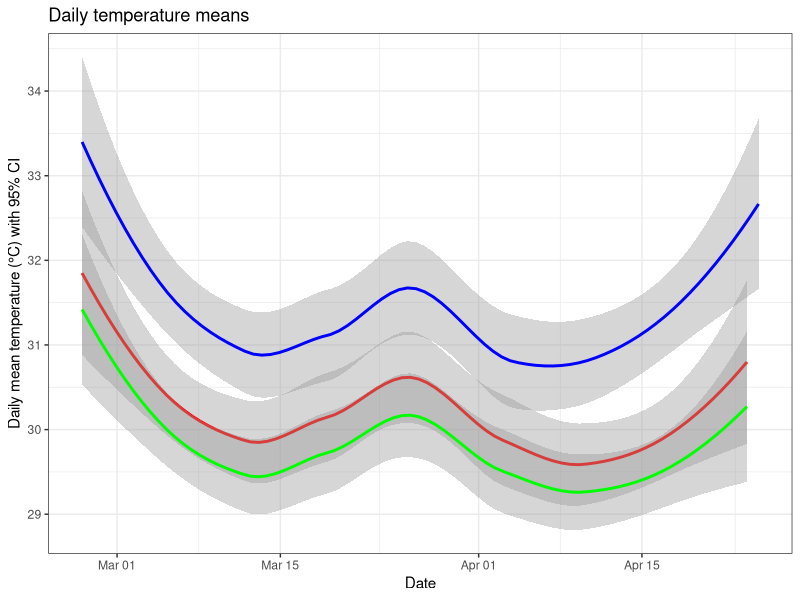
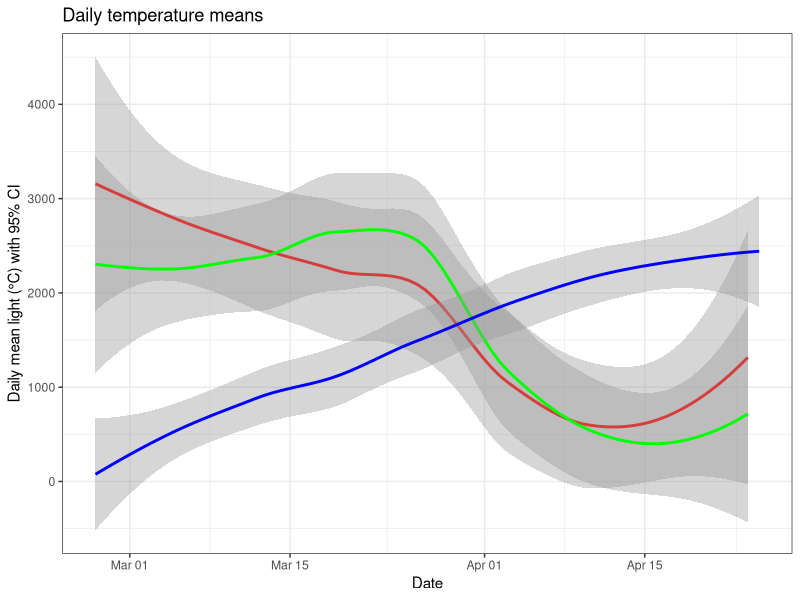

The R script that drew these images, in order:
## ---- chunk 1
knitr::opts_chunk$set(echo = FALSE, warning = FALSE, message = FALSE, dev="cairo_pdf")

library(tidyverse)
library(cowplot)
library(ggplot2)
setwd("C:/Users/Sophi/Documents/GitHub/TanakekeProject/URUVS/Datasheets")

## ---- chunk 2

# From here: https://rpubs.com/cgb-grupstra/moorea-hobo-20190314
# STILL NEED TO FILTURE OUT THE TIME BEFORE INSTALLATION

# #Later make a loop that goes through each month and combines each month of the same logger. 
# #I THINK it will look something like this:
# 
# monthlogs <- c("02", "03")
# Loggernames <- c("D6", "L4", "E5")
# 
# set blank df for each loggername
# 
# foorloop Loggernames()
# forloopmonth logs(read in dataset with monthlog and loggername in it, rename column headers and clean *as below*, then stack all datasets of one logger on top of eachother and save that as a df)

# Read in logger info

D6_HOBO <- read.csv("HOBO/D6_HOBOMASTER.csv")
L4_HOBO <- read.csv("HOBO/L4_HOBOMASTER.csv")
E5_HOBO <- read.csv("HOBO/E5_HOBOMASTER.csv")

colnames(D6_HOBO) <- c("unique", "date", "temp", "light")
#D6_HOBO$date <- as.Date(D6_HOBO$date, format = "%m/%d/%Y HH:MM:SS")

colnames(L4_HOBO) <- c("unique", "date", "temp", "light")
#L4_HOBO$date <- as.Date(L4_HOBO$date, format = "%m/%d/%Y HH:MM:SS")

colnames(E5_HOBO) <- c("unique", "date", "temp", "light")
#E5_HOBO$date <- as.Date(L4_HOBO$date, format = "%m/%d/%Y HH:MM:SS")

# PLOT WITH ALL POINTS. TAKES TOO LONG TO RENDER  
# ggplot() +
#   geom_point(data=D6_HOBO,aes(x=date,
#     y=temp), size = 1, alpha = 1/10, color = "red") +
#   geom_point(data=L4_HOBO,aes(x=date,
#     y=temp), size = 1, alpha = 1/10, color = "green") +
#   geom_point(data=E5_HOBO,aes(x=date,
#     y=temp), size = 1, alpha = 1/10, color = "blue")
# 
# ggplot() +
#   geom_point(data=D6_HOBO,aes(x=date,
#     y=light), size = 1, alpha = 1/10, color = "red") +
#   geom_point(data=L4_HOBO,aes(x=date,
#     y=light), size = 1, alpha = 1/10, color = "green") +
#   geom_point(data=E5_HOBO,aes(x=date,
#     y=light), size = 1, alpha = 1/10, color = "blue")
  
## ---- chunk 3

D6_avg <- tidyr::separate(D6_HOBO, 'date',
                                    into = c('longdate', 'time'),
                                    sep= ' ') %>%
  tidyr::separate('longdate',
                  into = c('month', 'day', 'year'),
                  sep= '/',
                  remove = FALSE) %>% 
  select(-matches('^$')) %>%
  group_by(year, month, day, longdate) %>%
  summarise(meantemp = mean(temp),
            meanlight = mean(light))

D6_avg$month <- factor(D6_avg$month, levels=c("02", "03", "04", "05", "06", "07", "08", "09", "10", "11", "12", "01"))

L4_avg <- tidyr::separate(L4_HOBO, 'date',
                                    into = c('longdate', 'time'),
                                    sep= ' ') %>%
  tidyr::separate('longdate',
                  into = c('month', 'day', 'year'),
                  sep= '/',
                  remove = FALSE) %>% 
  select(-matches('^$')) %>%
  group_by(year, month, day, longdate) %>%
  summarise(meantemp = mean(temp),
            meanlight = mean(light))

L4_avg$month <- factor(L4_avg$month, levels=c("02", "03", "04", "05", "06", "07", "08", "09", "10", "11", "12", "01"))

E5_avg <- tidyr::separate(E5_HOBO, 'date',
                                    into = c('longdate', 'time'),
                                    sep= ' ') %>%
  tidyr::separate('longdate',
                  into = c('month', 'day', 'year'),
                  sep= '/',
                  remove = FALSE) %>% 
  select(-matches('^$')) %>%
  group_by(year, month, day, longdate) %>%
  summarise(meantemp = mean(temp),
            meanlight = mean(light))

E5_avg$month <- factor(E5_avg$month, levels=c("2", "3", "4", "5", "6", "7", "8", "9", "10", "11", "12", "1"))

ggplot() +
  geom_smooth(data = D6_avg, aes(x=as.Date(longdate, format= "%m / %d / %Y"), y=meantemp), colour="red") +
  geom_smooth(data = L4_avg, aes(x=as.Date(longdate, format= "%m / %d / %Y"), y=meantemp), colour="green") +
  geom_smooth(data = E5_avg, aes(x=as.Date(longdate, format= "%m / %d / %Y"), y=meantemp), colour="blue") +
    theme_bw()+
    labs(title= "Daily temperature means", y="Daily mean temperature (°C) with 95% CI", x="Date")

ggplot() +
  geom_smooth(data = D6_avg, aes(x=as.Date(longdate, format= "%m / %d / %Y"), y=meanlight), colour="red") +
  geom_smooth(data = L4_avg, aes(x=as.Date(longdate, format= "%m / %d / %Y"), y=meanlight), colour="green") +
  geom_smooth(data = E5_avg, aes(x=as.Date(longdate, format= "%m / %d / %Y"), y=meanlight), colour="blue") +
    theme_bw()+
    labs(title= "Daily temperature means", y="Daily mean light (°C) with 95% CI", x="Date")


